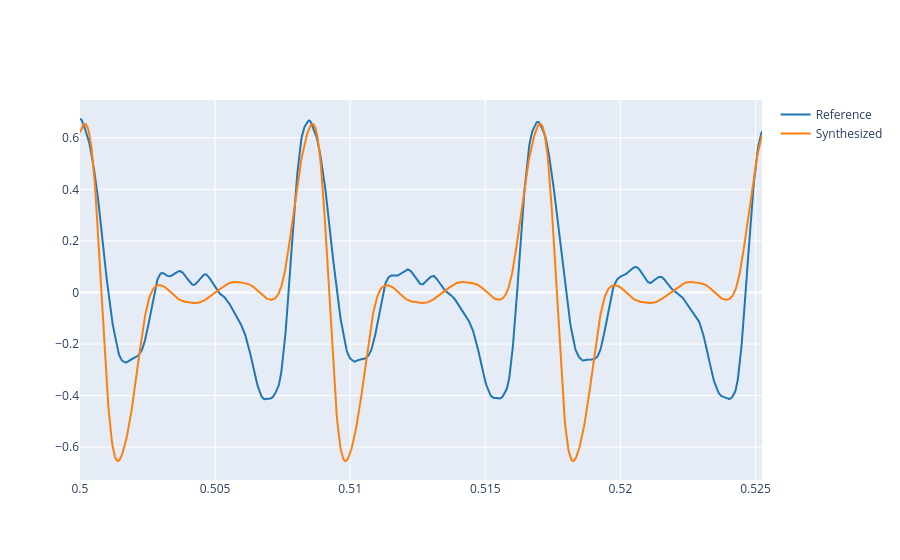

Notebook source saved alongside this figure:
### Markdown cell above
2.1. Use the `synthetize` function to generate a synthesis with the weights ($A_k$) found in 1.3 and the fundamental frequency and phases found in previous labs. Plot both the reference and the synthetize signal. Listen to the synthetize signal.

### Code cell
# Write the code here
f0= 118.73
T=1/f0
duration = len(ref) / fs
t=np.linspace(0,duration, len(ref))
phi=np.pi+(np.pi/1.72) 
synth_signal = synthesize(f0, phi, weights,t)*0.25


t_start= 0.5
t_end= t_start+3*T 

plot_signals([ref, synth_signal], fs, t_start=t_start, t_end=t_end,name= ["Reference", "Synthesized"])

from IPython.display import Audio

Audio(synth_signal, rate=fs)

### Figure 1 — Plotly figure (JSON) as saved in the notebook; plotly's stock layout.template omitted (floating-point values rounded to 4 significant figures; data arrays with more than 128 entries replaced by an {"elided": "..."} marker saying what was removed)
{"data": [{"line": {"color": "#1f77b4", "shape": "linear"}, "mode": "lines", "name": "Reference", "type": "scatter", "x": {"elided": "1114 float values"}, "y": {"elided": "1114 float values"}}, {"line": {"color": "#ff7f0e", "shape": "linear"}, "mode": "lines", "name": "Synthesized", "type": "scatter", "x": {"elided": "1114 float values"}, "y": {"elided": "1114 float values"}}], "layout": {}}
